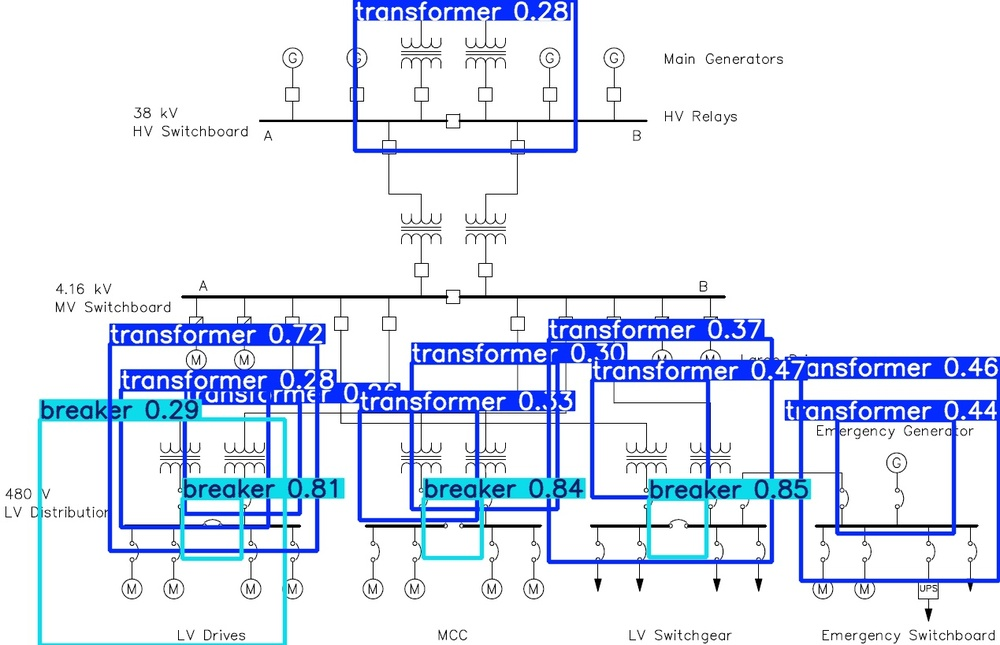
#> input picture 1 Dalton/One-Line-Sample.jpg, 1000 x 645 px, shrunk from 1269 x 819 before the run
$ python line_trace.py One-Line-Sample.jpg --output out.png
#> lines starting #> are read from the running program, lines starting #| are printed output that depends on the picture; after the words box and inside, x2 and y2 are one past the last pixel; in counts of white or black regions, pixels touching at a corner belong together
"""
Quick line tracer for cleaned schematic images.

Detects lines in an inpainted image (with symbols removed) using Hough transform.

Outputs:
 - edges.png: Canny edges on inverted mask
 - skeleton.png: thinned skeleton
 - lines_overlay.png: Hough lines drawn on original gray
 - lines.json: line endpoints with length

Usage:
    python line_trace.py INPUT_IMAGE --output OUTPUT_JSON [--debug-dir DEBUG_DIR]
"""

from pathlib import Path
import json
import math
import argparse
import sys

import cv2
import numpy as np

# Hough parameters (tune if needed)
HOUGH_THRESHOLD = 3
HOUGH_MIN_LINE_LENGTH = 20
HOUGH_MAX_LINE_GAP = 20
GAUSS_BLUR = 3  # must be odd; 0 disables


def skeletonize(binary: np.ndarray) -> np.ndarray:
    """Return morphological skeleton of a binary mask (1-channel, values 0/255)."""
    size = np.size(binary)
    skel = np.zeros(binary.shape, np.uint8)
    element = cv2.getStructuringElement(cv2.MORPH_CROSS, (3, 3))
    done = False
    img = binary.copy()
    while not done:
        eroded = cv2.erode(img, element)
        temp = cv2.dilate(eroded, element)
        temp = cv2.subtract(img, temp)
        skel = cv2.bitwise_or(skel, temp)
        img = eroded.copy()
        zeros = size - cv2.countNonZero(img)
        if zeros == size:
            done = True
    return skel


def detect_lines(image_path, output_json_path, debug_dir=None):
    """
    Detect lines in an image using Hough transform.

    Args:
        image_path: Path to input image (should be inpainted with symbols removed)
        output_json_path: Path to save JSON output
        debug_dir: Optional directory to save debug images
    """
#> called with image_path = 'One-Line-Sample.jpg', output_json_path = 'out.png'
    image_path = Path(image_path)
    output_json_path = Path(output_json_path)

    if not image_path.exists():
        raise FileNotFoundError(f"Input image not found: {image_path}")

    gray = cv2.imread(str(image_path), cv2.IMREAD_GRAYSCALE)
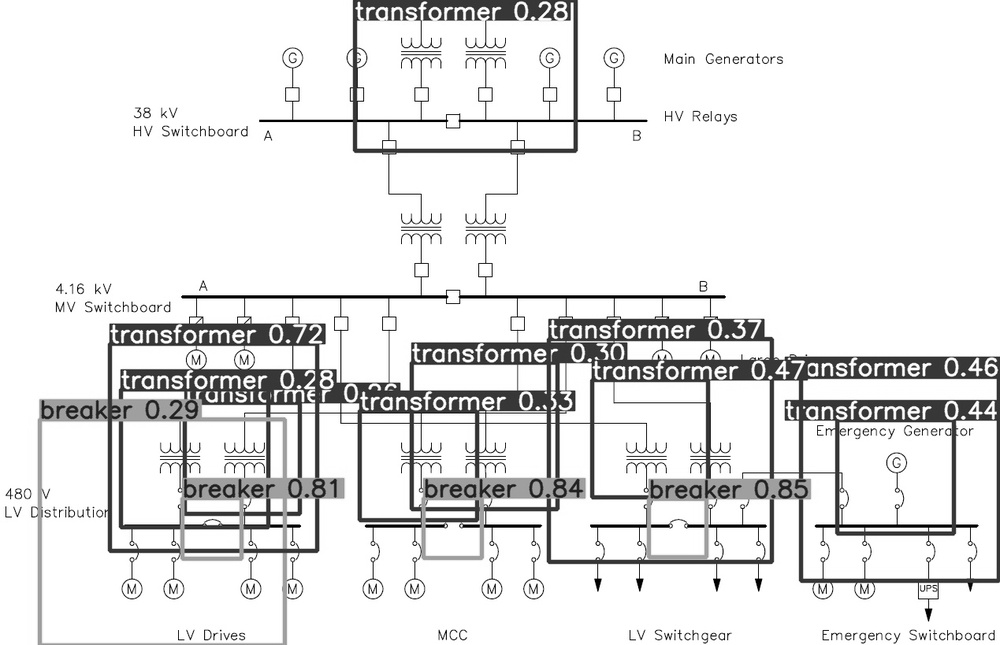
#> gray: shape (645, 1000); min 0, max 255, mean 229.7
    if gray is None:
        raise RuntimeError(f"Could not read {image_path}")

    # Binarize and invert so lines are white on black
    _, bw = cv2.threshold(gray, 0, 255, cv2.THRESH_BINARY + cv2.THRESH_OTSU)
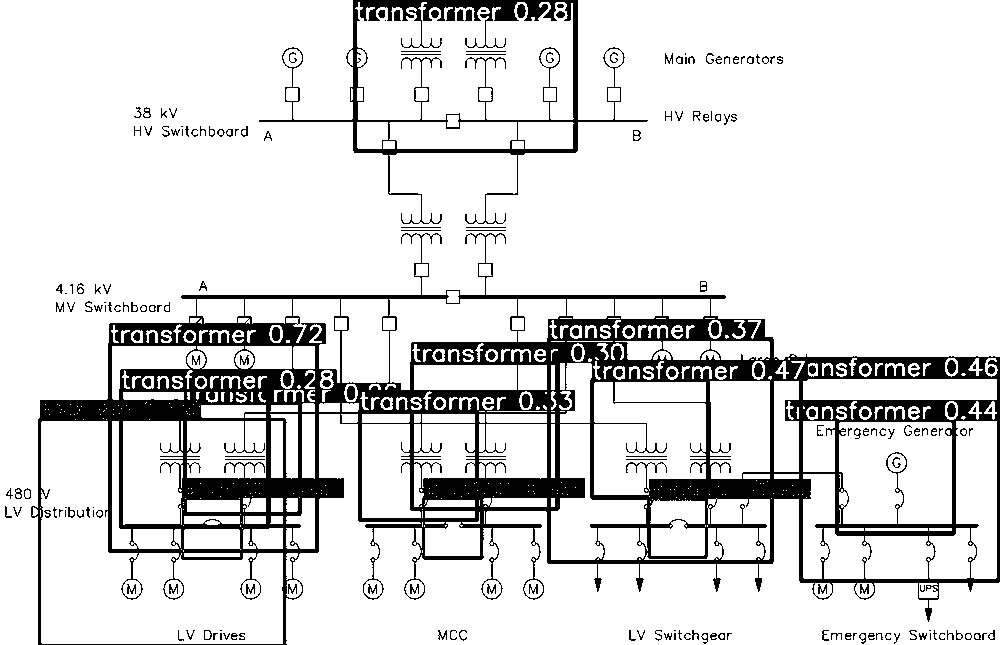
#> bw: shape (645, 1000); 86.6% white; 222 black regions (56 under 20 px), largest, box (x1, y1, x2, y2) and area: (31, 233, 1000, 645) 71934, (259, 0, 648, 224) 7785, (947, 403, 956, 417) 99
    inv = 255 - bw
    if GAUSS_BLUR and GAUSS_BLUR > 0:
        inv = cv2.GaussianBlur(inv, (GAUSS_BLUR, GAUSS_BLUR), 0)
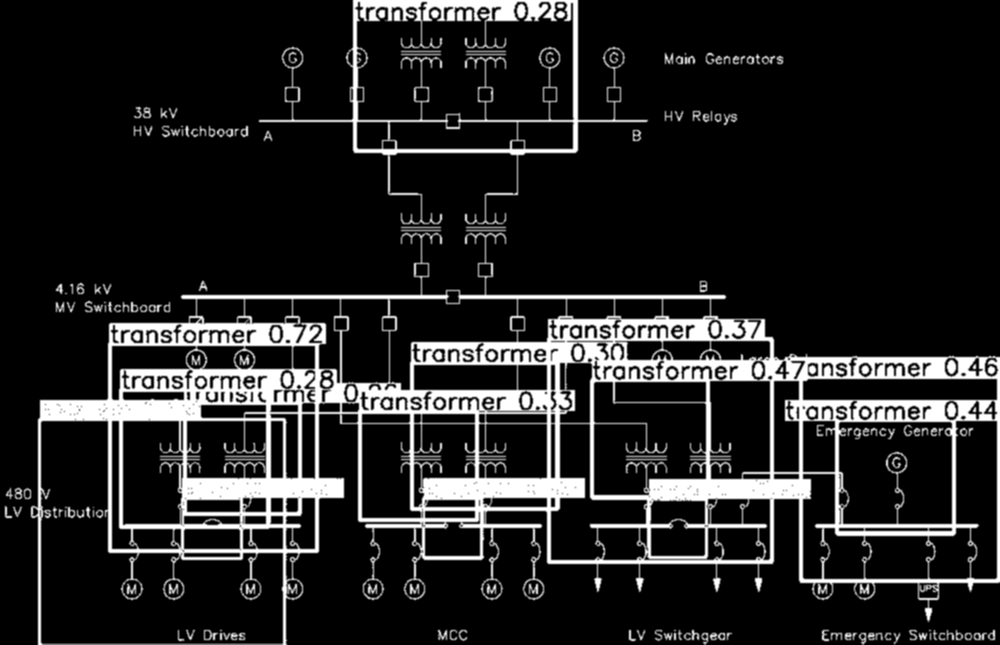
#> inv: shape (645, 1000); min 0, max 255, mean 34.2

    edges = cv2.Canny(inv, 50, 150, apertureSize=3)
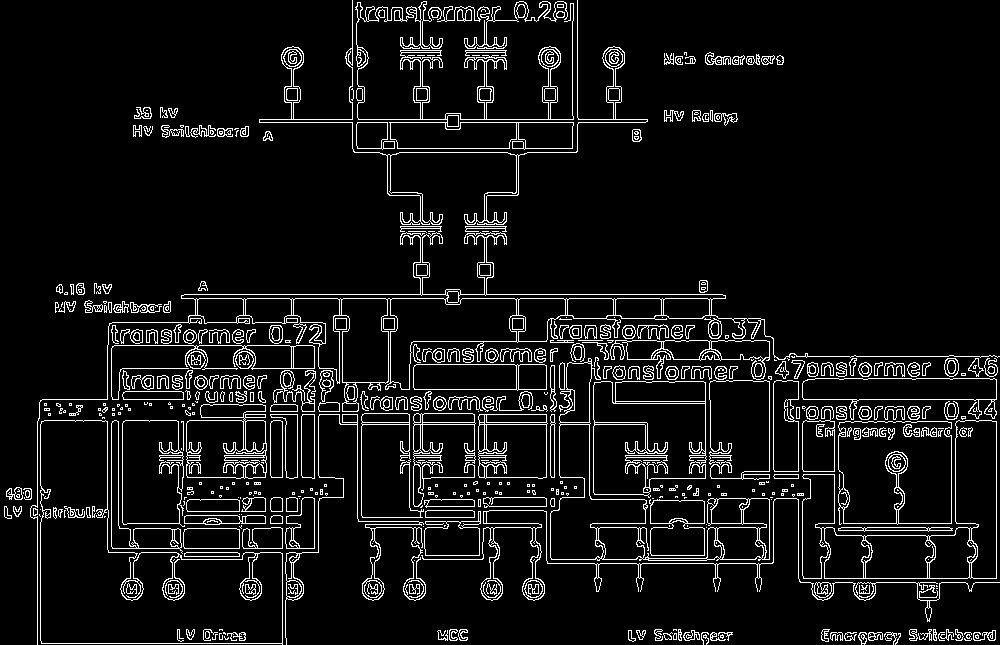
#> edges: shape (645, 1000); 7.4% white in thin lines or dots
    skel = skeletonize(inv)
#> in skeletonize, `size = np.size(binary)`: size = 645000
#> the loop in skeletonize, `while not done:` made 18 passes
#> zeros on passes 1 to 12: 542681, 576592, 600943, 613884, 623065, 629684, 634313, 637595, 640095, 642110, 643733, 644589
#> pass 1, in skeletonize, `temp = cv2.subtract(img, temp)`:
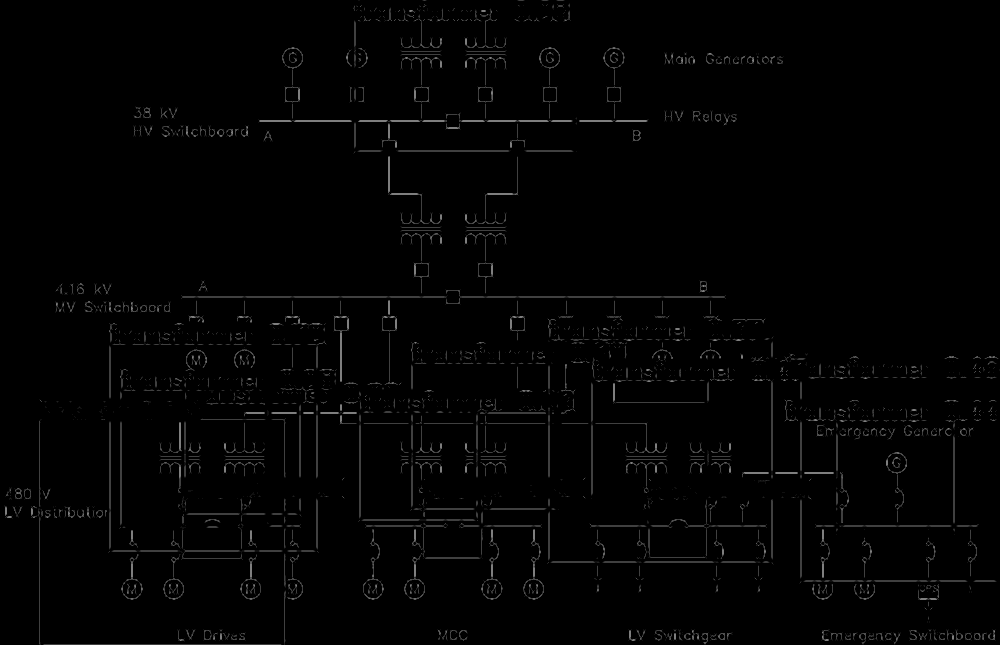
#> temp: shape (645, 1000); min 0, max 127, mean 2.9
#> pass 2, in skeletonize, `eroded = cv2.erode(img, element)`:
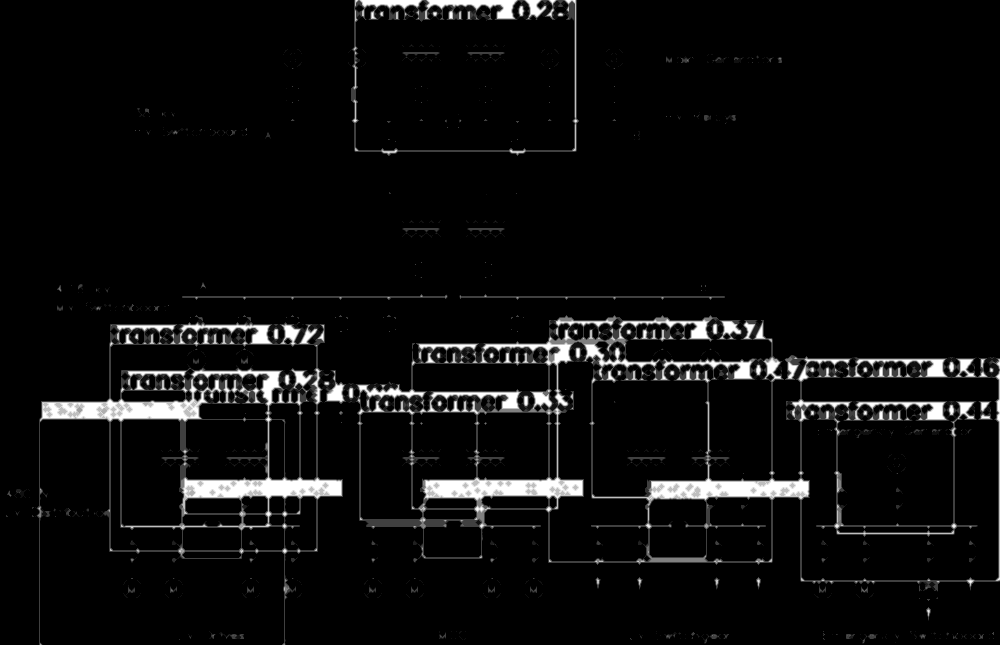
#> eroded: shape (645, 1000); min 0, max 255, mean 12.5
#> after the loop in skeletonize, `while not done:`: eroded: shape (645, 1000); every value is 0
#> after the loop in skeletonize, `while not done:`:
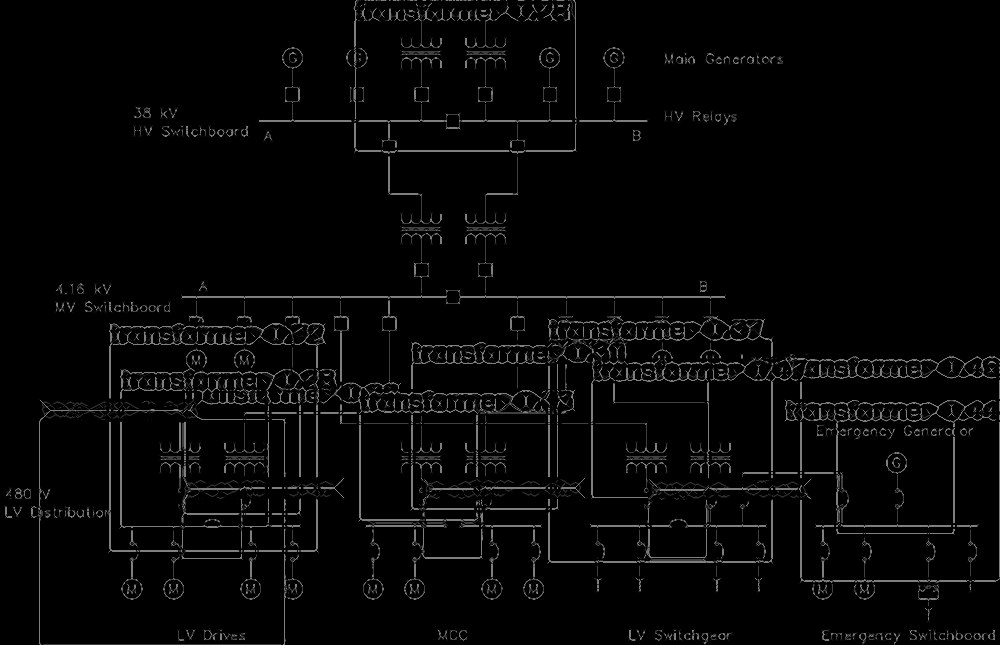
#> skel: shape (645, 1000); min 0, max 127, mean 6.2

    # Hough lines on edges for robustness
    lines = cv2.HoughLinesP(
        edges,
        rho=1,
        theta=np.pi / 180,
        threshold=HOUGH_THRESHOLD,
        minLineLength=HOUGH_MIN_LINE_LENGTH,
        maxLineGap=HOUGH_MAX_LINE_GAP,
    )
#> lines = 2868 rows, first 6: [447, 341, 458, 364], [659, 341, 725, 295], [885, 464, 907, 464], [798, 430, 881, 406], [661, 343, 725, 298], [375, 382, 507, 414]

    out_lines = []
    if lines is not None:
        for l in lines[:, 0, :]:
            x1, y1, x2, y2 = map(int, l)
            length = math.hypot(x2 - x1, y2 - y1)
            out_lines.append({"x1": x1, "y1": y1, "x2": x2, "y2": y2, "length": length})
#> this loop made 2868 passes
#> (x1, y1, x2, y2, length) on passes 1 to 3: (447, 341, 458, 364, 25.5), (659, 341, 725, 295, 80.45), (885, 464, 907, 464, 22)
#> after the loop, out_lines = 2868 items

    # Save JSON output
    output_json_path.parent.mkdir(parents=True, exist_ok=True)
    with open(output_json_path, 'w') as f:
        json.dump({"lines": out_lines}, f, indent=2)

    print(f"Detected {len(out_lines)} lines")
#| Detected 2868 lines
    print(f"Saved to: {output_json_path}")

    # Optionally save debug images
    if debug_dir:
        debug_dir = Path(debug_dir)
        debug_dir.mkdir(parents=True, exist_ok=True)

        cv2.imwrite(str(debug_dir / "edges.png"), edges)
        cv2.imwrite(str(debug_dir / "skeleton.png"), skel)

        overlay = cv2.cvtColor(gray, cv2.COLOR_GRAY2BGR)
        if lines is not None:
            for l in lines[:, 0, :]:
                x1, y1, x2, y2 = map(int, l)
                cv2.line(overlay, (x1, y1), (x2, y2), (0, 0, 255), 2)
        cv2.imwrite(str(debug_dir / "lines_overlay.png"), overlay)

        print(f"Debug images saved to: {debug_dir}")

    return out_lines


def main():
    parser = argparse.ArgumentParser(description="Detect lines in schematic images")
    parser.add_argument("input_image", help="Path to input image (inpainted)")
    parser.add_argument("--output", required=True, help="Path to output JSON file")
    parser.add_argument("--debug-dir", help="Directory to save debug images (optional)")

    args = parser.parse_args()

    try:
        detect_lines(args.input_image, args.output, args.debug_dir)
    except Exception as e:
        print(f"Error: {e}", file=sys.stderr)
        sys.exit(1)


if __name__ == "__main__":
    main()
